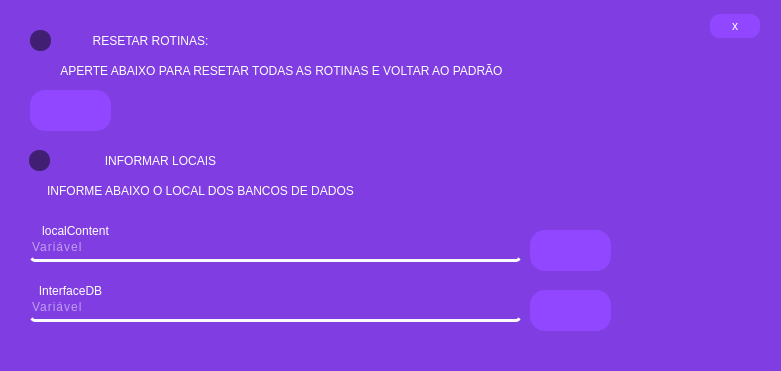
     <widget class="QWidget" name="widgetOpcoes" native="true">
      <property name="geometry">
       <rect>
        <x>218</x>
        <y>206</y>
        <width>781</width>
        <height>371</height>
       </rect>
      </property>
      <property name="styleSheet">
       <string notr="true">background-color: rgb(128, 62, 226);
border:none;
border-radius:20%
</string>
      </property>
      <widget class="QLabel" name="label_69">
       <property name="geometry">
        <rect>
         <x>50</x>
         <y>20</y>
         <width>201</width>
         <height>41</height>
        </rect>
       </property>
       <property name="styleSheet">
        <string notr="true">font: 87 10pt &quot;Arial Black&quot;;
color: rgb(255, 255, 255);
background:none;</string>
       </property>
       <property name="text">
        <string>RESETAR ROTINAS:</string>
       </property>
       <property name="alignment">
        <set>Qt::AlignCenter</set>
       </property>
      </widget>
      <widget class="QPushButton" name="botaoFechar_6">
       <property name="geometry">
        <rect>
         <x>710</x>
         <y>14</y>
         <width>50</width>
         <height>24</height>
        </rect>
       </property>
       <property name="minimumSize">
        <size>
         <width>50</width>
         <height>0</height>
        </size>
       </property>
       <property name="styleSheet">
        <string notr="true">QPushButton{
	
	background-color: rgb(145, 70, 255);
	border-radius:10px;
	
	font:87 10pt &quot;Arial Black&quot;;
	color: rgb(255, 255, 255);
}

QPushButton:hover {
background-color: rgb(166, 68, 255);
borderr-radius: 10px rgb(70, 70, 70);
}
QPushButton:pressed {
background-color: rgb(145, 70, 255);
color: (145, 70, 255);
}</string>
       </property>
       <property name="text">
        <string>x</string>
       </property>
      </widget>
      <widget class="QLabel" name="label_70">
       <property name="geometry">
        <rect>
         <x>31</x>
         <y>60</y>
         <width>501</width>
         <height>21</height>
        </rect>
       </property>
       <property name="styleSheet">
        <string notr="true">font: 87 7pt &quot;Arial Black&quot;;
color: rgb(255, 255, 255);
background:none;</string>
       </property>
       <property name="text">
        <string>APERTE ABAIXO PARA RESETAR TODAS AS ROTINAS E VOLTAR AO PADRÃO</string>
       </property>
       <property name="alignment">
        <set>Qt::AlignCenter</set>
       </property>
      </widget>
      <widget class="QWidget" name="widgetAddVariaveis_15" native="true">
       <property name="geometry">
        <rect>
         <x>30</x>
         <y>30</y>
         <width>21</width>
         <height>21</height>
        </rect>
       </property>
       <property name="styleSheet">
        <string notr="true">background-color: rgb(65, 31, 115);
border-radius:10%
</string>
       </property>
      </widget>
      <widget class="QPushButton" name="pushButton_17">
       <property name="geometry">
        <rect>
         <x>30</x>
         <y>90</y>
         <width>81</width>
         <height>41</height>
        </rect>
       </property>
       <property name="styleSheet">
        <string notr="true">
QPushButton{
	
	
	image: url(:/pics/24x24/cil-reload.png);
	
	background-color: rgb(145, 70, 255);
	border:none;
	border-radius:15%;
	padding: 5px;
	color:white;
	font:87 23pt &quot;Arial Black&quot;;
	color: rgb(0, 170, 0);
}

QPushButton:hover {

background-color: ;
	background-color: rgb(137, 66, 243);
borderr-radius: 10px rgb(70, 70, 70);
}
QPushButton:pressed {

background-color: rgbrgb(170, 0, 255);
color: rgb(255, 255, 255);

}</string>
       </property>
       <property name="text">
        <string/>
       </property>
      </widget>
      <widget class="QLabel" name="label_71">
       <property name="geometry">
        <rect>
         <x>30</x>
         <y>180</y>
         <width>341</width>
         <height>21</height>
        </rect>
       </property>
       <property name="styleSheet">
        <string notr="true">font: 87 7pt &quot;Arial Black&quot;;
color: rgb(255, 255, 255);
background:none;</string>
       </property>
       <property name="text">
        <string>INFORME ABAIXO O LOCAL DOS BANCOS DE DADOS</string>
       </property>
       <property name="alignment">
        <set>Qt::AlignCenter</set>
       </property>
      </widget>
      <widget class="QLabel" name="label_72">
       <property name="geometry">
        <rect>
         <x>60</x>
         <y>140</y>
         <width>201</width>
         <height>41</height>
        </rect>
       </property>
       <property name="styleSheet">
        <string notr="true">font: 87 10pt &quot;Arial Black&quot;;
color: rgb(255, 255, 255);
background:none;</string>
       </property>
       <property name="text">
        <string>INFORMAR LOCAIS</string>
       </property>
       <property name="alignment">
        <set>Qt::AlignCenter</set>
       </property>
      </widget>
      <widget class="QWidget" name="widgetAddVariaveis_16" native="true">
       <property name="geometry">
        <rect>
         <x>29</x>
         <y>150</y>
         <width>21</width>
         <height>21</height>
        </rect>
       </property>
       <property name="styleSheet">
        <string notr="true">background-color: rgb(65, 31, 115);
border-radius:10%
</string>
       </property>
      </widget>
      <widget class="QLineEdit" name="caixaNomeVariavel_7">
       <property name="geometry">
        <rect>
         <x>30</x>
         <y>241</y>
         <width>491</width>
         <height>21</height>
        </rect>
       </property>
       <property name="styleSheet">
        <string notr="true">background-color: rgba(0,0,0,0);
font: 7pt &quot;MS Shell Dlg 2&quot;;
border:none;
color: rgb(255, 255, 255);
border-bottom:3px solid rgb(250, 250,250);
border-radius:5%;
padding-bottom:7px;
letter-spacing: 1px;
line-height: 1.1;
word-spacing: 10px;</string>
       </property>
       <property name="text">
        <string/>
       </property>
       <property name="placeholderText">
        <string>Variável</string>
       </property>
      </widget>
      <widget class="QPushButton" name="pushButton_18">
       <property name="geometry">
        <rect>
         <x>530</x>
         <y>230</y>
         <width>81</width>
         <height>41</height>
        </rect>
       </property>
       <property name="styleSheet">
        <string notr="true">
QPushButton{
	
	
	image: url(:/pics/24x24/cil-description.png);
	
	background-color: rgb(145, 70, 255);
	border:none;
	border-radius:15%;
	padding: 5px;
	color:white;
	font:87 23pt &quot;Arial Black&quot;;
	color: rgb(0, 170, 0);
}

QPushButton:hover {

background-color: ;
	background-color: rgb(137, 66, 243);
borderr-radius: 10px rgb(70, 70, 70);
}
QPushButton:pressed {

background-color: rgbrgb(170, 0, 255);
color: rgb(255, 255, 255);

}</string>
       </property>
       <property name="text">
        <string/>
       </property>
      </widget>
      <widget class="QPushButton" name="pushButton_19">
       <property name="geometry">
        <rect>
         <x>530</x>
         <y>290</y>
         <width>81</width>
         <height>41</height>
        </rect>
       </property>
       <property name="styleSheet">
        <string notr="true">
QPushButton{
	
	image: url(:/pics/24x24/cil-description.png);
	
	background-color: rgb(145, 70, 255);
	border:none;
	border-radius:15%;
	padding: 5px;
	color:white;
	font:87 23pt &quot;Arial Black&quot;;
	color: rgb(0, 170, 0);
}

QPushButton:hover {

background-color: ;
	background-color: rgb(137, 66, 243);
borderr-radius: 10px rgb(70, 70, 70);
}
QPushButton:pressed {

background-color: rgbrgb(170, 0, 255);
color: rgb(255, 255, 255);

}</string>
       </property>
       <property name="text">
        <string/>
       </property>
      </widget>
      <widget class="QLineEdit" name="caixaNomeVariavel_8">
       <property name="geometry">
        <rect>
         <x>30</x>
         <y>301</y>
         <width>491</width>
         <height>21</height>
        </rect>
       </property>
       <property name="styleSheet">
        <string notr="true">background-color: rgba(0,0,0,0);
font: 7pt &quot;MS Shell Dlg 2&quot;;
border:none;
color: rgb(255, 255, 255);
border-bottom:3px solid rgb(250, 250,250);
border-radius:5%;
padding-bottom:7px;
letter-spacing: 1px;
line-height: 1.1;
word-spacing: 10px;</string>
       </property>
       <property name="text">
        <string/>
       </property>
       <property name="placeholderText">
        <string>Variável</string>
       </property>
      </widget>
      <widget class="QLabel" name="label_73">
       <property name="geometry">
        <rect>
         <x>30</x>
         <y>220</y>
         <width>91</width>
         <height>21</height>
        </rect>
       </property>
       <property name="styleSheet">
        <string notr="true">font: 87 7pt &quot;Arial Black&quot;;
color: rgb(255, 255, 255);
background:none;</string>
       </property>
       <property name="text">
        <string>localContent</string>
       </property>
       <property name="alignment">
        <set>Qt::AlignCenter</set>
       </property>
      </widget>
      <widget class="QLabel" name="label_74">
       <property name="geometry">
        <rect>
         <x>30</x>
         <y>280</y>
         <width>81</width>
         <height>21</height>
        </rect>
       </property>
       <property name="styleSheet">
        <string notr="true">font: 87 7pt &quot;Arial Black&quot;;
color: rgb(255, 255, 255);
background:none;</string>
       </property>
       <property name="text">
        <string>InterfaceDB</string>
       </property>
       <property name="alignment">
        <set>Qt::AlignCenter</set>
       </property>
      </widget>
     </widget>
